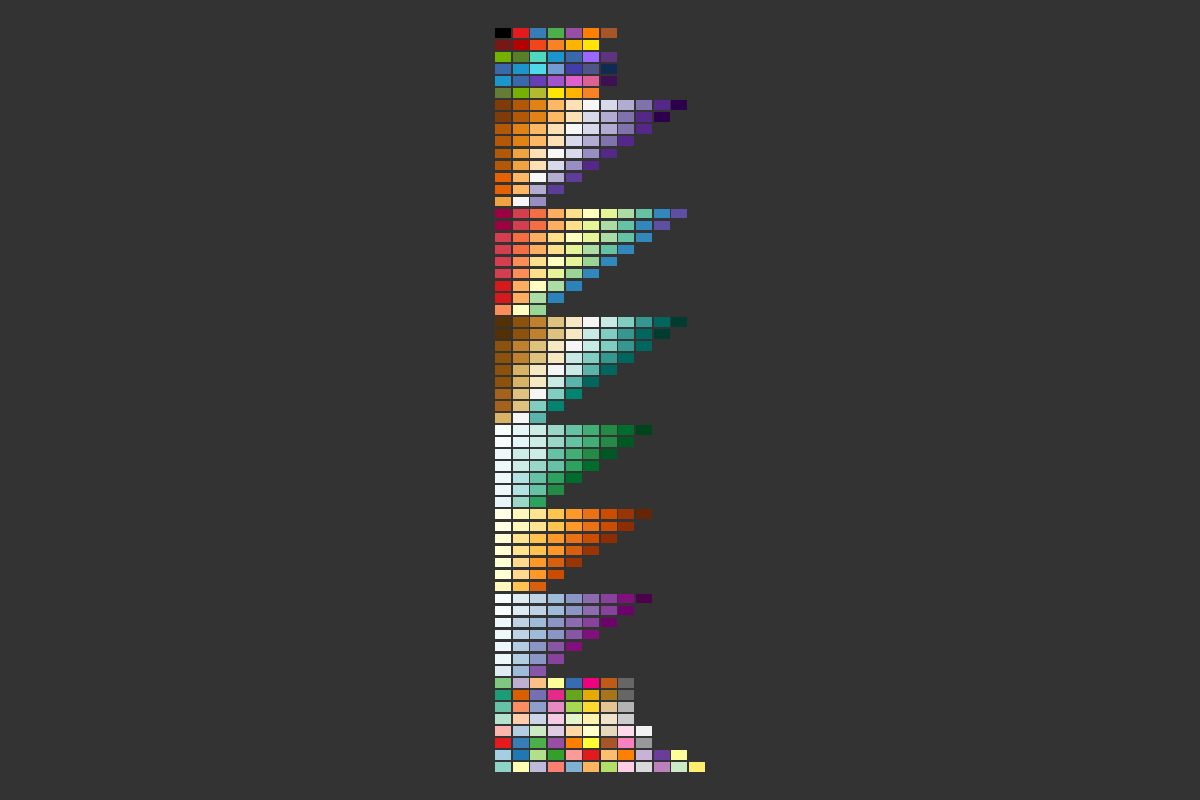

Python code for this plot:
#!/usr/bin/env python

# Visualize all VTK color series as rows of colored bars.

# Factory overrides: importing these modules registers the OpenGL rendering
# and interaction style implementations for vtkRenderingCore factory classes.
import vtkmodules.vtkInteractionStyle  # noqa: F401
import vtkmodules.vtkRenderingOpenGL2  # noqa: F401

# VTK pipeline classes used in this example
from vtkmodules.vtkCommonColor import vtkColorSeries
from vtkmodules.vtkCommonCore import (
    vtkPoints,
    vtkUnsignedCharArray,
)
from vtkmodules.vtkCommonDataModel import (
    vtkCellArray,
    vtkPolyData,
)
from vtkmodules.vtkRenderingCore import (
    vtkActor,
    vtkPolyDataMapper,
    vtkRenderWindow,
    vtkRenderWindowInteractor,
    vtkRenderer,
)

# Enumerate all built-in color series schemes.
# vtkColorSeries provides indexed access to color schemes by integer ID.
series = vtkColorSeries()
num_schemes = series.GetNumberOfColorSchemes()

# Grid layout parameters
pad_x = 0.1
pad_y = 0.15
cell_w = 1.0
cell_h = 0.6

# Build a polydata with one quad per color in each series
points = vtkPoints()
cells = vtkCellArray()
cell_colors = vtkUnsignedCharArray()
cell_colors.SetNumberOfComponents(3)
cell_colors.SetName("Colors")

for scheme_idx in range(num_schemes):
    series.SetColorScheme(scheme_idx)
    num_colors = series.GetNumberOfColors()

    for color_idx in range(num_colors):
        x0 = color_idx * (cell_w + pad_x)
        y0 = (num_schemes - 1 - scheme_idx) * (cell_h + pad_y)
        x1 = x0 + cell_w
        y1 = y0 + cell_h

        pid = points.GetNumberOfPoints()
        points.InsertNextPoint(x0, y0, 0.0)
        points.InsertNextPoint(x1, y0, 0.0)
        points.InsertNextPoint(x1, y1, 0.0)
        points.InsertNextPoint(x0, y1, 0.0)

        cells.InsertNextCell(4)
        cells.InsertCellPoint(pid)
        cells.InsertCellPoint(pid + 1)
        cells.InsertCellPoint(pid + 2)
        cells.InsertCellPoint(pid + 3)

        c = series.GetColor(color_idx)
        cell_colors.InsertNextTuple3(c.GetRed(), c.GetGreen(), c.GetBlue())

poly_data = vtkPolyData()
poly_data.SetPoints(points)
poly_data.SetPolys(cells)
poly_data.GetCellData().SetScalars(cell_colors)

# Mapper: map the colored quads to graphics primitives
mapper = vtkPolyDataMapper()
mapper.SetInputData(poly_data)
mapper.SetScalarModeToUseCellData()

# Actor: display the color series grid
actor = vtkActor()
actor.SetMapper(mapper)

# Renderer: assemble the scene
renderer = vtkRenderer()
renderer.AddActor(actor)
renderer.SetBackground(0.2, 0.2, 0.2)

# Window: display the rendered scene
render_window = vtkRenderWindow()
render_window.AddRenderer(renderer)
render_window.SetWindowName("color series patches")
render_window.SetMultiSamples(0)
render_window.SetSize(1200, 800)

# Scene: configure camera
renderer.ResetCamera()

# Interactor: handle mouse and keyboard events
render_window_interactor = vtkRenderWindowInteractor()
render_window_interactor.SetRenderWindow(render_window)

# Launch the interactive visualization
render_window_interactor.Initialize()
render_window_interactor.Start()
